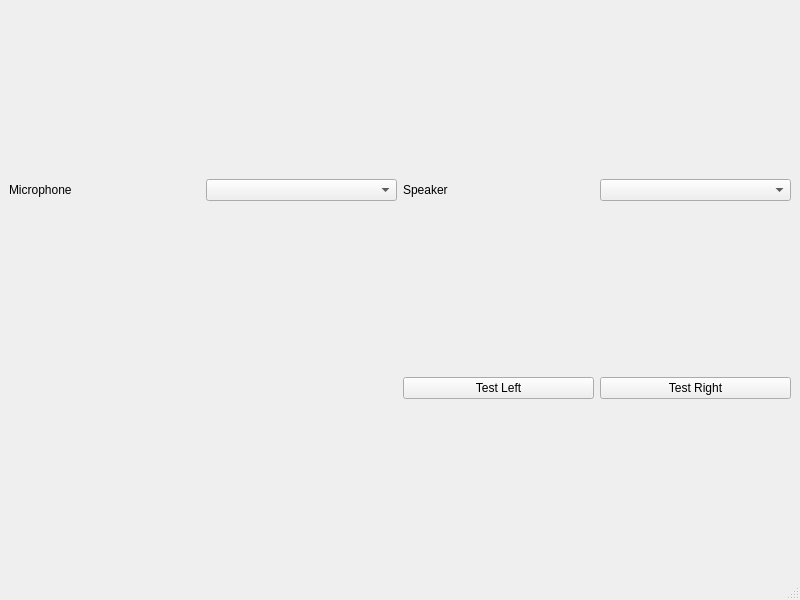
<?xml version="1.0" encoding="UTF-8"?>
<ui version="4.0">
 <class>MainWindow</class>
 <widget class="QMainWindow" name="MainWindow">
  <property name="geometry">
   <rect>
    <x>0</x>
    <y>0</y>
    <width>800</width>
    <height>600</height>
   </rect>
  </property>
  <property name="windowTitle">
   <string>MainWindow</string>
  </property>
  <widget class="QWidget" name="centralwidget">
   <layout class="QGridLayout" name="gridLayout">
    <item row="0" column="1">
     <layout class="QGridLayout" name="gridLayout_3">
      <item row="0" column="0">
       <widget class="QLabel" name="label_2">
        <property name="text">
         <string>Speaker</string>
        </property>
       </widget>
      </item>
      <item row="0" column="1">
       <widget class="QComboBox" name="comboBox_2"/>
      </item>
     </layout>
    </item>
    <item row="0" column="0">
     <layout class="QGridLayout" name="gridLayout_2">
      <item row="0" column="0">
       <widget class="QLabel" name="label">
        <property name="text">
         <string>Microphone</string>
        </property>
       </widget>
      </item>
      <item row="0" column="1">
       <widget class="QComboBox" name="comboBox"/>
      </item>
     </layout>
    </item>
    <item row="1" column="0">
     <layout class="QGridLayout" name="gridLayout_4"/>
    </item>
    <item row="1" column="1">
     <layout class="QGridLayout" name="gridLayout_5">
      <item row="0" column="0">
       <widget class="QPushButton" name="pushButton">
        <property name="text">
         <string>Test Left</string>
        </property>
       </widget>
      </item>
      <item row="0" column="1">
       <widget class="QPushButton" name="pushButton_2">
        <property name="text">
         <string>Test Right</string>
        </property>
       </widget>
      </item>
     </layout>
    </item>
   </layout>
  </widget>
  <widget class="QMenuBar" name="menubar">
   <property name="geometry">
    <rect>
     <x>0</x>
     <y>0</y>
     <width>800</width>
     <height>30</height>
    </rect>
   </property>
  </widget>
  <widget class="QStatusBar" name="statusbar"/>
 </widget>
 <resources/>
 <connections/>
</ui>
